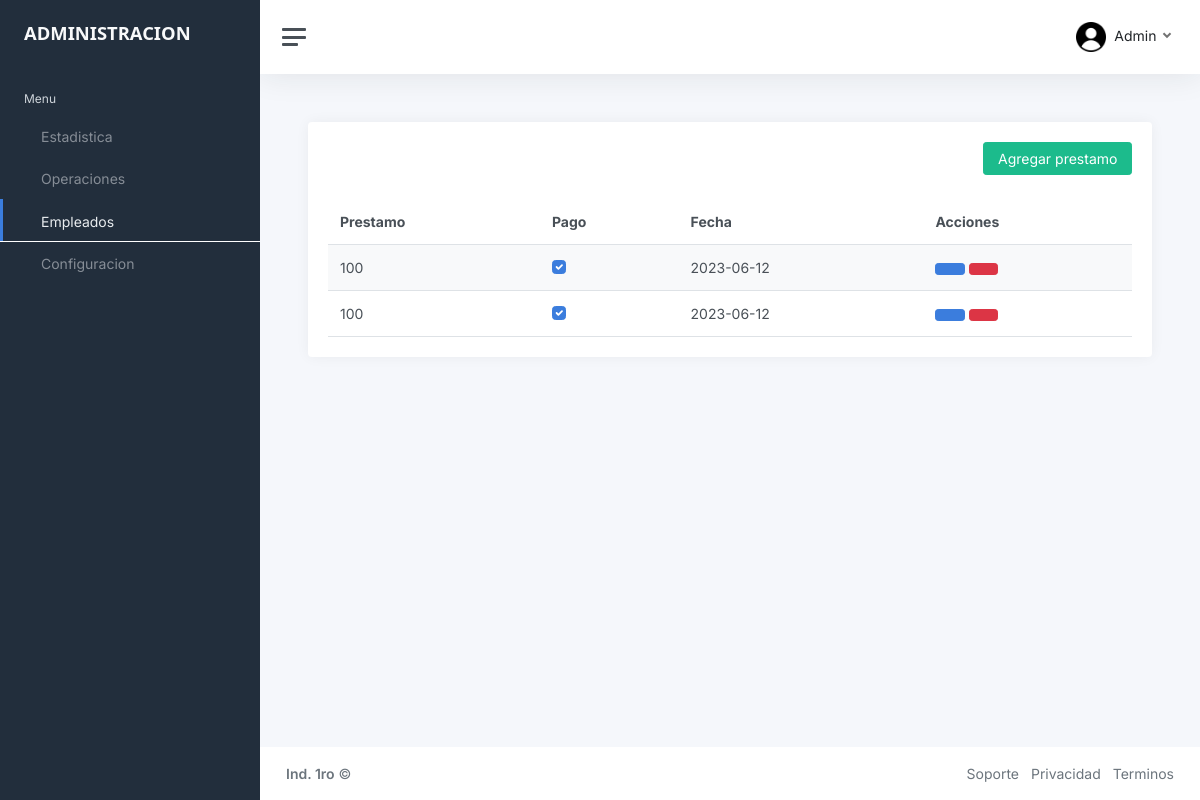
The page /doc/c_empleados/doc/prestamo.php?Id=1 (signed in) on the database its author committed.
### tables this page shows
CREATE TABLE `tbl_prestamos` (
  `Id_prestamo` int(11) NOT NULL,
  `Id_empleado` int(11) NOT NULL,
  `Prestamo` float NOT NULL,
  `Pago` int(1) NOT NULL,
  `Fecha` date NOT NULL,
  `Hora` time NOT NULL,
  `Estado` varchar(12) NOT NULL
);

### doc/c_empleados/doc/prestamo.php (the view, shortened to what this page needs)
<?php include('../../../conexiones/conexion.php');
$id = $_GET['Id'];
$sql = "SELECT * FROM `tbl_prestamos` WHERE Id_empleado = $id AND Estado = 'Activo' ORDER BY Fecha DESC;";
$resultado = mysqli_query($conexion, $sql);
$sqld = "SELECT SUM(Prestamo) As Prestamo FROM `tbl_prestamos` WHERE Id_empleado = $id AND Pago = 0 AND Estado = 'Activo';";
$resultadod = mysqli_query($conexion, $sqld);
$filad = mysqli_fetch_assoc($resultadod);
?>
<?php include('asset/header.php') ?>
<main class="content" id="contenedor">
    <div class="container-fluid p-0">
        <div class="row">
            <div class="col-12">
                <div class="card">
                    <div class="card-body d-flex flex-column">
                        <div class="row mb-4">
                            <div class="d-flex justify-content-start align-items-start col-sm-6">
                                <i class="align-middle me-1 text-secondary cursor-pointer" onclick="atras()" style="width: 27px;height: 27px;" data-feather="corner-up-left"></i>
                            </div>
                            <div class="d-flex justify-content-end align-items-start col-sm-6">
                                <button class="btn btn-success" onclick="credito(<?php echo $_GET['Id'] ?>, <?php echo $filad['Prestamo']?>)">Agregar prestamo</button>
                            </div>
                        </div>
                        <table id="example" class="table table-striped table-hover my-0">
                            <thead>
                                <tr>
                                    <th class="">Prestamo</th>
                                    <th class="">Pago</th>
                                    <th class="">Fecha</th>
                                    <th class="">Acciones</th>
                                </tr>
                            </thead>
                            <tbody>
                                <?php
                                    $id1 = 0;
                                    $id2 = 0;
                                    while ($fila = mysqli_fetch_assoc($resultado)) {
                                ?>
                                    <tr>
                                        <td class=""><?php echo $fila['Prestamo']; ?></td>
                                        <td class="">
                                            <?php if ($fila['Pago'] == 1) { ?>
                                                <input type="checkbox" id="check1" onclick="pago1(<?php echo $fila['Id_prestamo']?>,<?php echo $id1++?>)" class="form-check-input" checked>
                                            <?php } else { ?>
                                                <input type="checkbox" id="check2" onclick="pago2(<?php echo $fila['Id_prestamo']?>,<?php echo $id2++?>)" class="form-check-input">
                                            <?php } ?>
                                        </td>
                                        <td class=""><?php echo $fila['Fecha']; ?></td>
                                        <td class="">
                                            <a href="asset/edit/edit_pres.php?<?php echo 'Id='.$_GET['Id'].'&Id_pres='.$fila['Id_prestamo'].'&Nombre='.$_GET['Nombre'].'&Prestamo='.$fila['Prestamo'].'&Fecha='.$fila['Fecha']?>"><button class="btn btn-primary" title="Editar"><i class="align-middle" data-feather="edit"></i></button></a>
                                            <a href="../../../conexiones/eliminar.php?Id_pres=<?php echo $fila['Id_prestamo'].'&Id='.$fila['Id_empleado'].'&Nombre='.$_GET['Nombre'] ?>"><button class="btn btn-danger" title="Eliminar"><i class="align-middle" data-feather="trash-2"></i></button></a>
                                        </td>
                                    </tr>
                                <?php } ?>
                            </tbody>
                        </table>
                    </div>
                </div>
            </div>
        </div>
    </div>
</main>
<?php include('asset/footer.php') ?>

### rows shown on the page
tbl_prestamos: Prestamo "100", Fecha "2023-06-12"
tbl_prestamos: Prestamo "100", Fecha "2023-06-12"

### other values the page prints
$_SESSION['supervisor'] "Admin"
